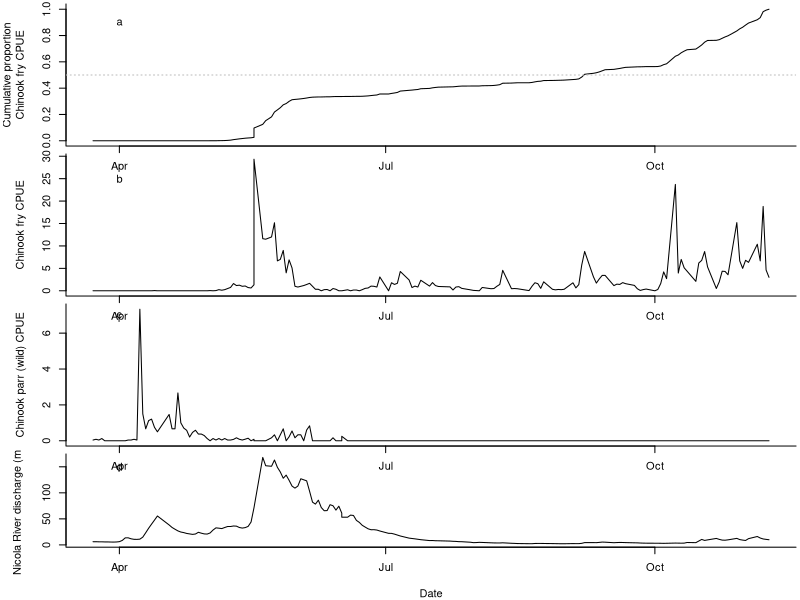

Write the R code that produced this figure.
library(lubridate)
library(dplyr)


# Read in data already made ----------
dats <- read.csv("./data/inclined_plane_trap_data_1985_Lauzier.csv")
dats$date <- ymd(dats$date)
str(dats)
dats$month <- month(dats$date)
dat_cum_sum <- dats %>% filter(spp=="CH.fry") %>% mutate(cum_prop = cumsum(CPUE)/sum(CPUE)) # get cumulative proportion of CPUE for Chinook fry

# Plot cumulative proportion of fry, fry, wild parr and discharge
png(filename = "./figures/fig_inclined-plane-trap-chinook.png", width=8, height=10, units="in", res=300, pointsize=15)
layout(matrix(c(1,2,3,4), nrow=4, ncol=1,byrow=TRUE))
par(mar=c(0.3, 5, 0.3, 0.3), bty="L")
plot(y=dat_cum_sum$cum_prop, x=dat_cum_sum$date, type="l", xlab="", ylab="Cumulative proportion\nChinook fry CPUE")
text(x=ymd("1985-04-01"), y=0.9, label="a")
abline(h=0.5, lty=3, col="gray")

par(mar=c(0.3, 5, 0.3,0.3), bty="L")
plot(y=dats$CPUE[dats$spp=="CH.fry"], x=dats$date[dats$spp=="CH.fry"],type="l", xlab="",  ylab="Chinook fry CPUE")
text(x=ymd("1985-04-01"), y=25, label="b")

par(mar=c(0.3, 5, 0.3, 0.3))
plot(y=dats$CPUE[dats$spp=="CH.parr.wild"], x=dats$date[dats$spp=="CH.parr.wild"],type="l", xlab="", ylab="Chinook parr (wild) CPUE")
text(x=ymd("1985-04-01"), y=7, label="c")

par(mar=c(4, 5, 0.3, 0.3))
plot(y=dats$flow_cms[dats$spp=="CH.parr.wild"], x=dats$date[dats$spp=="CH.parr.wild"],type="l", xlab="Date", ylab=expression("Nicola River discharge (m"^3*"s"^-1*")"))
text(x=ymd("1985-04-01"), y=150, label="d")

dev.off()